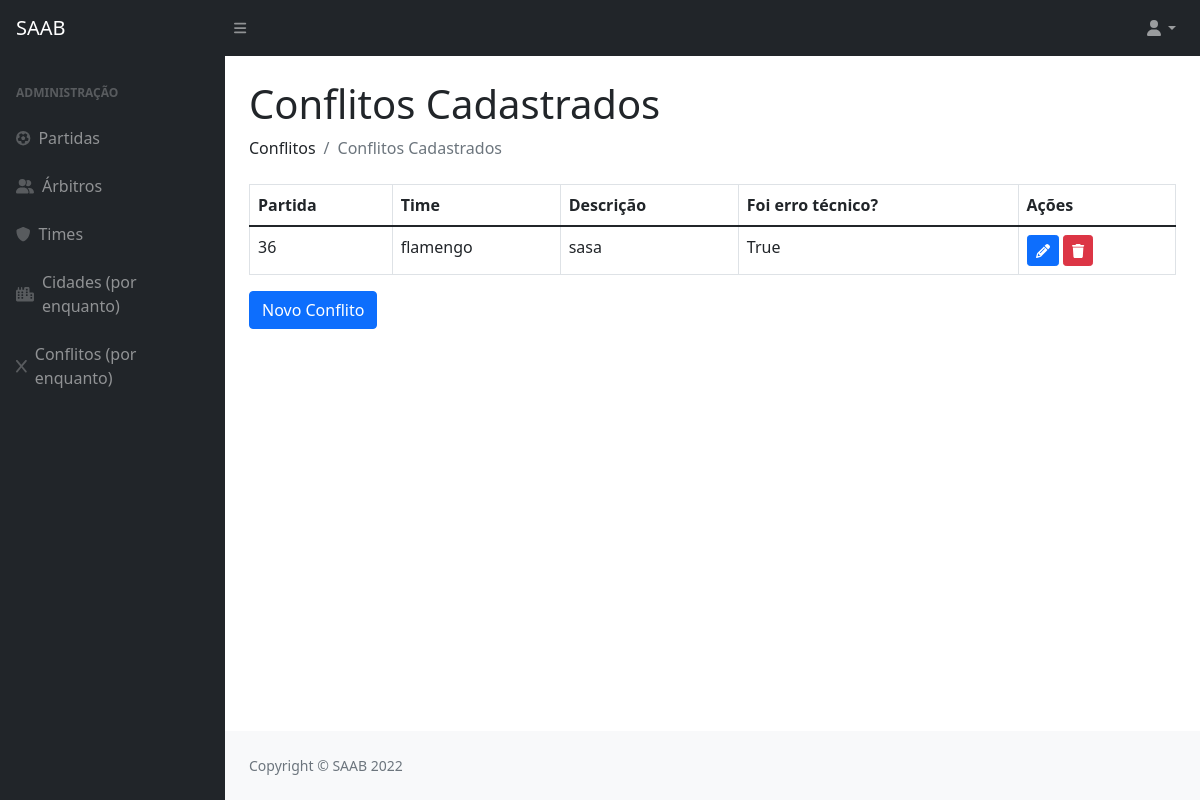
/conflitos/, run on an earlier commit of the app's database.
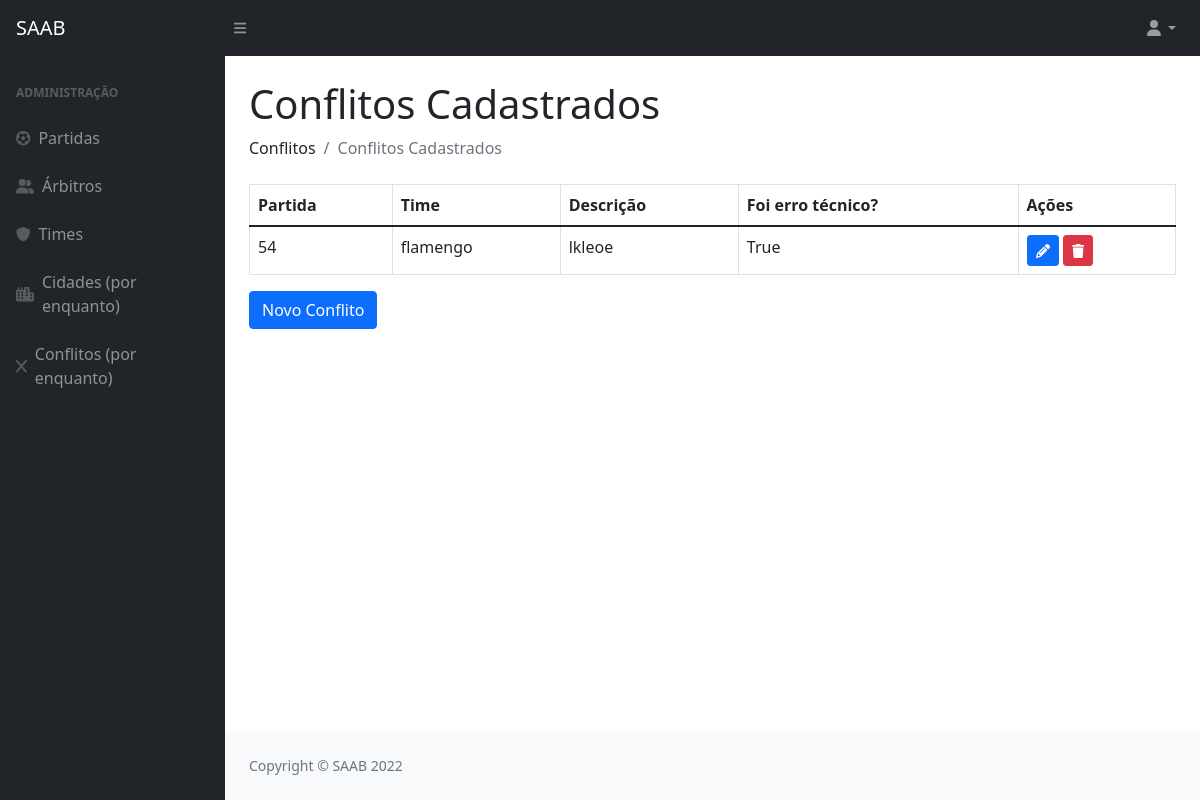
And on a later commit of the database.
### privado/models.py (models this page shows)
class Conflito(models.Model):
    codigo = models.AutoField(primary_key=True)
    partida = models.ForeignKey(Partida, on_delete=models.CASCADE)
    arbitro = models.ForeignKey(Arbitro, on_delete=models.CASCADE)
    time = models.ForeignKey(Time, on_delete=models.CASCADE)
    descricao = models.TextField(max_length=260)
    errotecnico = models.BooleanField()

class Partida(models.Model):
    codigo = models.AutoField(primary_key=True)
    usuario = models.ForeignKey(Usuario, on_delete=models.CASCADE)
    arbitro = models.ForeignKey(Arbitro, on_delete=models.CASCADE)
    visitante  = models.ForeignKey(Time, on_delete=models.CASCADE, related_name='visitante')
    local  = models.ForeignKey(Time, on_delete=models.CASCADE, related_name='local')
    data = models.DateField()
    def __str__(self):
        return str(self.codigo)

class Time(models.Model):
    codigo = models.AutoField(primary_key=True)
    nome = models.CharField(max_length=100)
    cidade = models.ForeignKey(Cidade, on_delete=models.CASCADE)
    def __str__(self):
        return (self.nome)

### privado/views.py (the view)
# urls.py: path('conflitos/', conflitos , name="url_conflitos"),
def conflitos(request):
    conflito = Conflito.objects.all()
    parametros = {"conflito": conflito}
    return render(request, "SAAB/conflitos.html", parametros)

### privado/templates/SAAB/conflitos.html (shortened to what this page needs)
{% extends 'SAAB/layout.html' %}
{% block conteudo %}
{% load static %}
{% load crispy_forms_tags %}
<!DOCTYPE html>
<html lang="en">
    <head>
    </head>
    <body>
      <h1 class="mt-4">Conflitos Cadastrados</h1>
      <ol class="breadcrumb mb-4">
        <li class="breadcrumb-item">Conflitos</li>
        <li class="breadcrumb-item active">Conflitos Cadastrados</li>
      </ol>
      <table class="table table-bordered">
        <thead>
          <tr>
            <th>Partida</th>
            <th>Time</th>
            <th>Descrição</th>
            <th>Foi erro técnico?</th>
            <th>Ações</th>
          </tr>
        </thead>
        {% for i in conflito %}
        <tr>
          <td>{{ i.partida }}</td>
          <td>{{ i.time }}</td>
          <td>{{ i.descricao }}</td>
          <td>{{ i.errotecnico }}</td>
          <td>
            <a href="{% url 'url_updateConflito' i.codigo %}"><button class="btn btn-primary btn-sm"><i class="fas fa-pencil"></i></button></a>
            <a href="{% url 'url_deleteConflito' i.codigo %}"><button class="btn btn-danger btn-sm"><i class="fas fa-trash"></i></button></a>
          </td>
        </tr>
        {% endfor %}
      </table>
      <a href="{% url 'url_formConflito' %}"><button  class="btn btn-primary">Novo Conflito</button></a>
    </body>
  </html>
{% endblock %}

What changed in the data, as far as the page shows it:
removed Conflito: partida "36", time "flamengo", descricao "sasa", errotecnico "True"
added Conflito: partida "54", time "flamengo", descricao "lkleoe", errotecnico "True"
